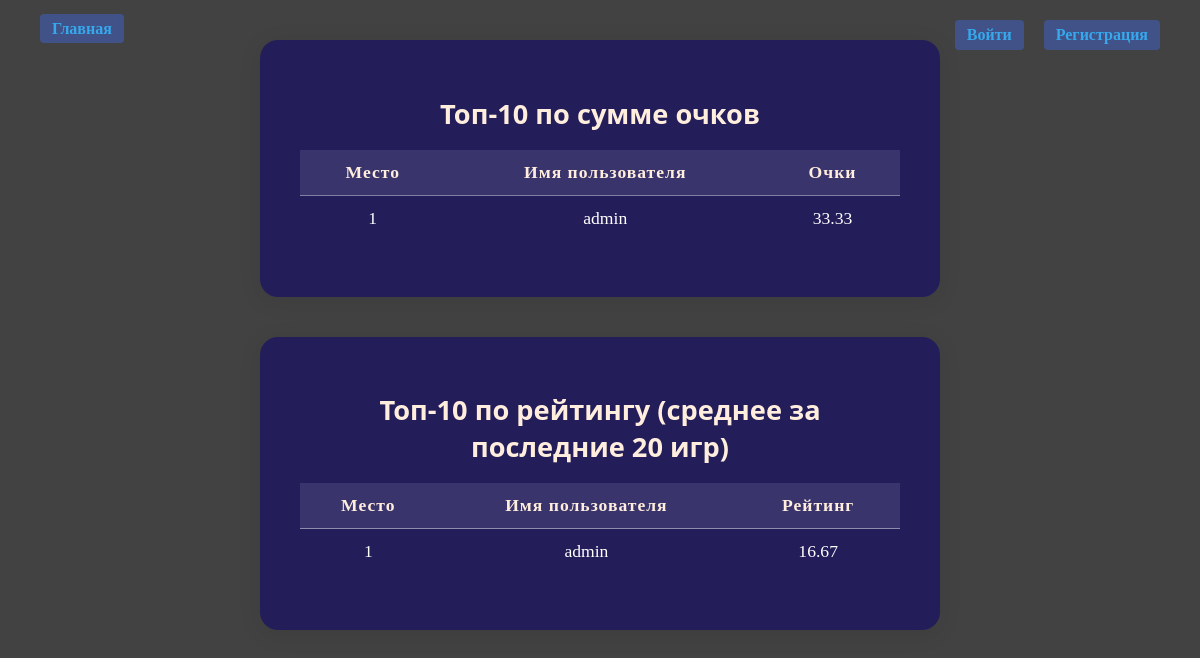
The app's page /leaderboard, older data.
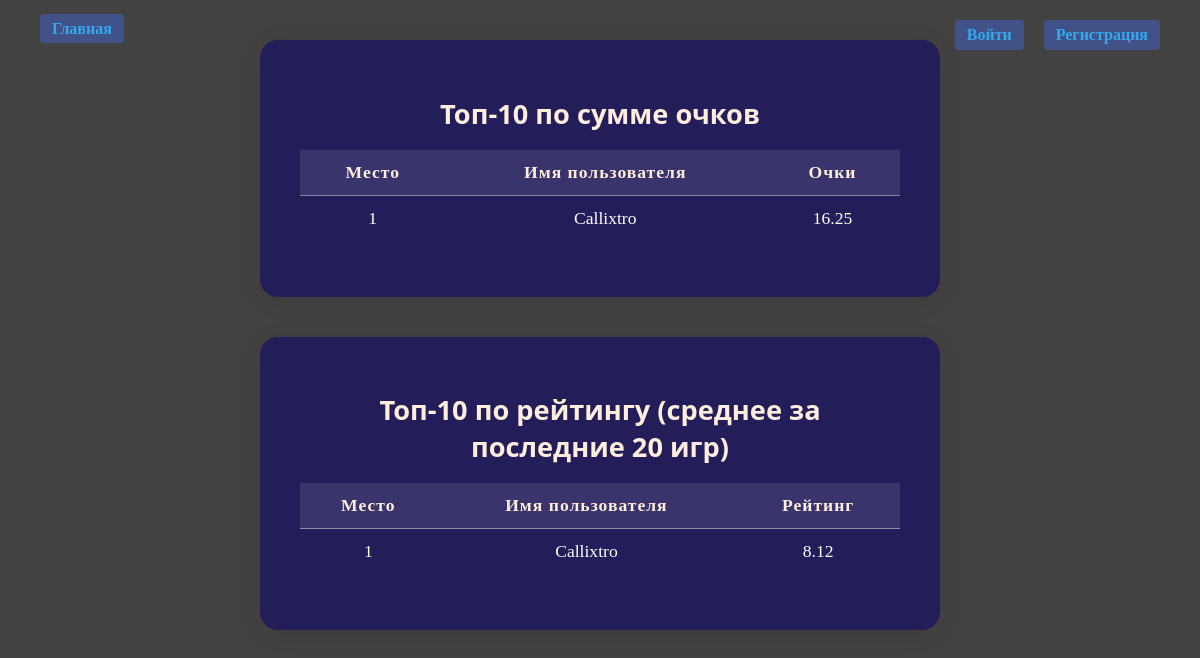
The same page, newer data.
### app/models.py (models this page shows)
class User(db.Model, UserMixin):
    __tablename__ = 'users'
    id = db.Column(db.Integer, primary_key=True)
    username = db.Column(db.String(150), unique=True, nullable=False)
    password = db.Column(db.String(150), nullable=False)
    total_points = db.Column(db.Float, default=0)

### app/routes/main.py (the view)
@bp.route('/leaderboard')
def leaderboard():
    from app.models import User, GameResult
    from sqlalchemy import func
    points_results = (
        db.session.query(
            User.username,
            func.sum(GameResult.points).label('total_points')
        )
        .join(GameResult, User.id == GameResult.user_id)
        .group_by(User.id)
        .order_by(func.sum(GameResult.points).desc())
        .limit(10)
        .all()
    )
    rating_results = []
    users = db.session.query(User).all()
    for user in users:
        last_20_games = (
            db.session.query(GameResult)
            .filter_by(user_id=user.id)
            .order_by(GameResult.id.desc())
            .limit(20)
            .all()
        )
        if last_20_games:
            avg_rating = sum(gr.points for gr in last_20_games) / len(last_20_games)
            rating_results.append((user.username, avg_rating))
    rating_results = sorted(rating_results, key=lambda x: x[1], reverse=True)[:10]
    return render_template(
        'leaderboard.html',
        points_results=points_results,
        rating_results=rating_results
    )

### app/templates/leaderboard.html (shortened to what this page needs)
{% extends "base.html" %}
{% block content %}
<div class="leaderboard-table-container">
    <h2>Топ-10 по сумме очков</h2>
    <table class="leaderboard-table">
        <thead>
            <tr>
                <th>Место</th>
                <th>Имя пользователя</th>
                <th>Очки</th>
            </tr>
        </thead>
        <tbody>
            {% for row in points_results %}
            <tr>
                <td>{{ loop.index }}</td>
                <td>{{ row[0] }}</td>
                <td>{{ "%.2f"|format(row[1]) }}</td>
            </tr>
            {% endfor %}
        </tbody>
    </table>
</div>
<div class="leaderboard-table-container">
    <h2>Топ-10 по рейтингу (среднее за последние 20 игр)</h2>
    <table class="leaderboard-table">
        <thead>
            <tr>
                <th>Место</th>
                <th>Имя пользователя</th>
                <th>Рейтинг</th>
            </tr>
        </thead>
        <tbody>
            {% for row in rating_results %}
            <tr>
                <td>{{ loop.index }}</td>
                <td>{{ row[0] }}</td>
                <td>{{ "%.2f"|format(row[1]) }}</td>
            </tr>
            {% endfor %}
        </tbody>
    </table>
</div>
{% endblock %}

Row changes from the older to the newer data that the page shows:
no longer on this page (row edited): User: username "admin", row "33.33", row "16.67"
added User: username "Callixtro", row "16.25", row "8.12"
